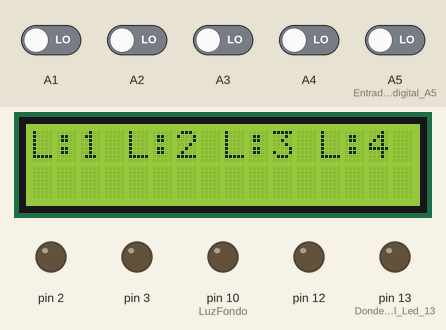
Simulated run of this sketch. Board: Arduino Uno, built with avr-gcc and run on an emulated ATmega328P. On the bench: 16×2 character LCD, output pins drawn as LEDs (lit = HIGH). The inputs (shaded band) are chosen by the test bench; at power-on: A1–4, A5 (Entrada_digital_A5) LOW. What the sketch prints to the serial monitor is not drawn.

Above: at 3.2 s.
3.3 s: A2 driven HIGH
At 4.5 s:
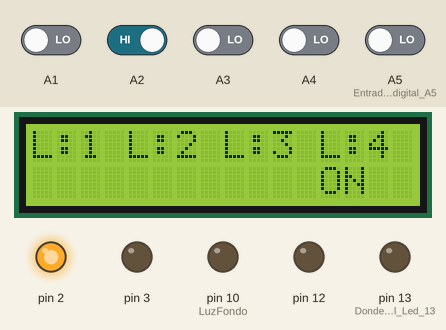
4.8 s: A3 driven HIGH
At 5.8 s:
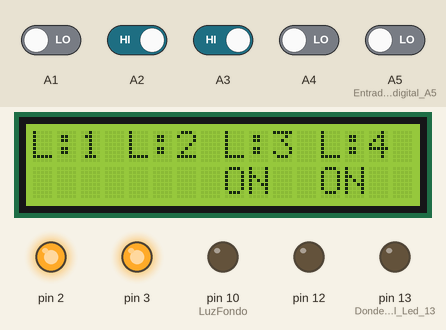
6.3 s: A4 driven HIGH
At 7.0 s:
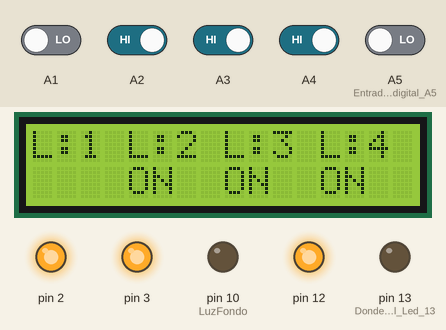
7.8 s: A5 (Entrada_digital_A5) driven HIGH
At 8.1 s:
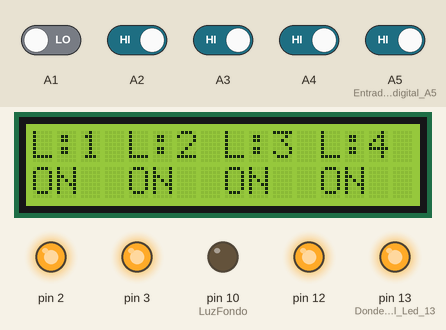
9.3 s: A2 driven LOW
At 10.4 s:
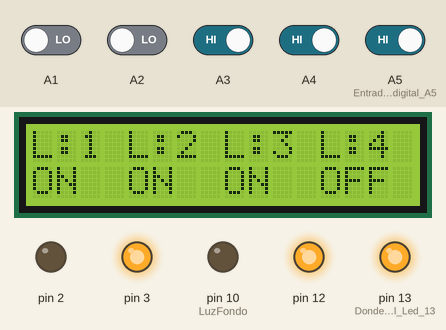
10.8 s: A4 driven LOW
At 11.6 s:
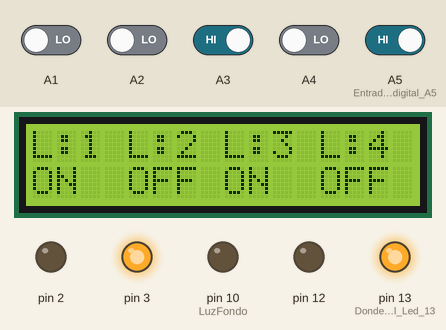
Timing chart, 0 to 13.3 s (numbered marks = the images above; inputs shaded):
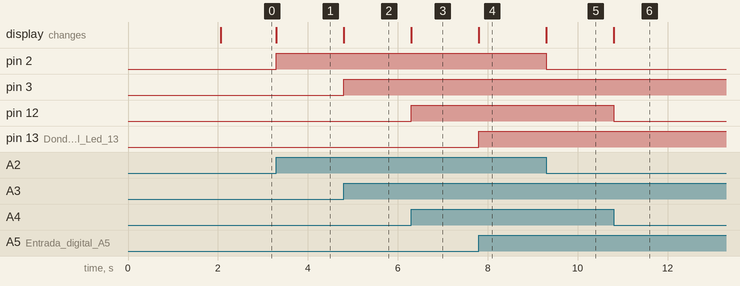

Measured:
- after the input at 3.3 s, pin 2: LOW → HIGH at once; the display: changes at once (image 1)
- after the input at 4.8 s, pin 3: LOW → HIGH at once; the display: changes at once (image 2)
- after the input at 6.3 s, pin 12: LOW → HIGH at once; the display: changes at once (image 3)
- after the input at 7.8 s, pin 13 (Donde_está_el_Led_13): LOW → HIGH at once; the display: changes at once (image 4)
- after the input at 9.3 s, pin 2: HIGH → LOW at once; the display: changes at once (image 5)
- after the input at 10.8 s, pin 12: HIGH → LOW at once; the display: changes at once (image 6)

The sketch:

TemperaturaLCD.ino
```cpp
// include el código de la librería.
#include <LiquidCrystal.h>

// Inicializa la librería con sus pines indicados.
// RS, RW, Enable, D4, D5, D6, D7.
LiquidCrystal lcd(8, NULL, 9, 4, 5, 6, 7);

int LuzFondo = 10; // Pin 10 para saber que es luz de fondo.
byte estadoBoton1,
estadoBoton2,
estadoBoton3,
estadoBoton4,
estadoBoton5;
byte estadoBotonAnt1,
estadoBotonAnt2,
estadoBotonAnt3,
estadoBotonAnt4,
estadoBotonAnt5;

void setup()
{

 // Formato de pantalla.
  lcd.begin(16, 2);
  lcd.print("  Arduino UNO   ");
  delay(2000);
  lcd.setCursor(0,0); // En el primer carácxter y primera fila.
  lcd.print("L:1 L:2 L:3 L:4 ");

  pinMode(13,OUTPUT); // Donde está el Led 13.
  pinMode(12,OUTPUT);
  pinMode(3,OUTPUT);
  pinMode(2,OUTPUT);
  pinMode(LuzFondo,OUTPUT);
  pinMode(A5,INPUT); // Entrada digital A5.
  pinMode(A4,INPUT);
  pinMode(A3,INPUT);
  pinMode(A2,INPUT);
  pinMode(A1,INPUT);
  Serial.begin(115200);
}

void loop()
{

    estadoBoton1 = digitalRead(A5); // Leer entrada digital número A5.
    estadoBoton2 = digitalRead(A4);
    estadoBoton3 = digitalRead(A3);
    estadoBoton4 = digitalRead(A2);
    estadoBoton5 = digitalRead(A1);

    // Si el pulsador está pulsado, se enciende el Led 13 y
    // envía comando HIGH por el puerto serie.
    if (estadoBoton1 == HIGH && estadoBotonAnt1 == LOW)
    {
        digitalWrite(13,HIGH);
        lcd.setCursor(0,1);
        lcd.print("ON ");
        Serial.write("L1ON");

        delay(50);
    }

    // De lo contrario, Led 13 epagado y envía LOW al puerto serie.
    if (estadoBoton1 == LOW && estadoBotonAnt1 == HIGH) {
        digitalWrite(13,LOW);
        lcd.setCursor(0,1);
        lcd.print("OFF");
        Serial.write("L1OFF");
        delay(50);
    }
     estadoBotonAnt1 = estadoBoton1;

    if (estadoBoton2 == HIGH && estadoBotonAnt2 == LOW)
    {
        digitalWrite(12,HIGH);
        lcd.setCursor(4,1);
        lcd.print("ON ");
        Serial.write("L2ON");
        delay(50);
    }

    if (estadoBoton2 == LOW && estadoBotonAnt2 == HIGH) {
        digitalWrite(12,LOW);
        lcd.setCursor(4,1);
        lcd.print("OFF");
        Serial.write("L2FF");
        delay(50);
    }
     estadoBotonAnt2 = estadoBoton2;

         if (estadoBoton3 == HIGH && estadoBotonAnt3 == LOW)
    {
        digitalWrite(3,HIGH);
        lcd.setCursor(8,1);
        lcd.print("ON ");
        Serial.write("L3ON");
        delay(50);
    }

    if (estadoBoton3 == LOW && estadoBotonAnt3 == HIGH) {
        digitalWrite(3,LOW);
        lcd.setCursor(8,1);
        lcd.print("OFF");
        Serial.write("L3OFF");
        delay(50);
    }
     estadoBotonAnt3 = estadoBoton3;

         if (estadoBoton4 == HIGH && estadoBotonAnt4 == LOW)
    {
        digitalWrite(2,HIGH);
        lcd.setCursor(12,1);
        lcd.print("ON ");
        Serial.write("L4ON");
        delay(50);
    }

    if (estadoBoton4 == LOW && estadoBotonAnt4 == HIGH) {
        digitalWrite(2, LOW);
        lcd.setCursor(12,1);
        lcd.print("OFF");
        Serial.write("L4OFF");
        delay(50);
    }
     estadoBotonAnt4 = estadoBoton4;

    if (estadoBoton5 == HIGH && estadoBotonAnt5 == LOW)
    {
        digitalWrite(LuzFondo,HIGH);
        Serial.write("Luz de fondo: Encendido.");
        delay(50);
    }

    if (estadoBoton5 == LOW && estadoBotonAnt5 == HIGH) {
        digitalWrite(LuzFondo, LOW);
        Serial.write("Luz de fondo: Apagado.");
        delay(50);
    }
     estadoBotonAnt5 = estadoBoton5;
}
```
